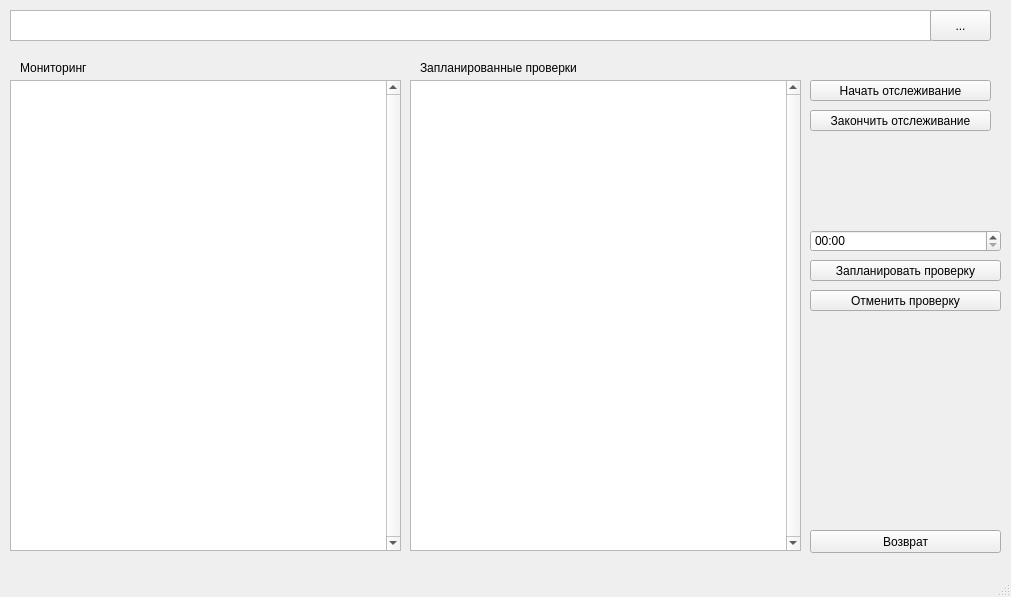
<?xml version="1.0" encoding="UTF-8"?>
<ui version="4.0">
 <class>MainWindow</class>
 <widget class="QMainWindow" name="MainWindow">
  <property name="geometry">
   <rect>
    <x>0</x>
    <y>0</y>
    <width>1011</width>
    <height>597</height>
   </rect>
  </property>
  <property name="windowTitle">
   <string>Клиент</string>
  </property>
  <widget class="QWidget" name="centralwidget">
   <widget class="QStackedWidget" name="stackedWidget">
    <property name="geometry">
     <rect>
      <x>0</x>
      <y>0</y>
      <width>1011</width>
      <height>581</height>
     </rect>
    </property>
    <property name="lineWidth">
     <number>0</number>
    </property>
    <property name="currentIndex">
     <number>2</number>
    </property>
    <widget class="QWidget" name="page">
     <widget class="QPushButton" name="bScan">
      <property name="geometry">
       <rect>
        <x>790</x>
        <y>130</y>
        <width>201</width>
        <height>23</height>
       </rect>
      </property>
      <property name="text">
       <string>Начать сканирование</string>
      </property>
     </widget>
     <widget class="QPushButton" name="bReport">
      <property name="geometry">
       <rect>
        <x>790</x>
        <y>190</y>
        <width>201</width>
        <height>23</height>
       </rect>
      </property>
      <property name="text">
       <string>Отчет</string>
      </property>
     </widget>
     <widget class="QPushButton" name="pScanMonit">
      <property name="geometry">
       <rect>
        <x>790</x>
        <y>220</y>
        <width>201</width>
        <height>23</height>
       </rect>
      </property>
      <property name="text">
       <string>яНеЗнаюСлова</string>
      </property>
     </widget>
     <widget class="QPushButton" name="bStop">
      <property name="geometry">
       <rect>
        <x>790</x>
        <y>160</y>
        <width>201</width>
        <height>23</height>
       </rect>
      </property>
      <property name="text">
       <string>Остановить сканирование</string>
      </property>
     </widget>
     <widget class="QRadioButton" name="rbDir">
      <property name="geometry">
       <rect>
        <x>790</x>
        <y>100</y>
        <width>201</width>
        <height>17</height>
       </rect>
      </property>
      <property name="text">
       <string>Выбор папки</string>
      </property>
      <property name="checked">
       <bool>false</bool>
      </property>
     </widget>
     <widget class="QRadioButton" name="rbFile">
      <property name="geometry">
       <rect>
        <x>790</x>
        <y>70</y>
        <width>201</width>
        <height>17</height>
       </rect>
      </property>
      <property name="text">
       <string>Выбор файла</string>
      </property>
      <property name="checked">
       <bool>true</bool>
      </property>
     </widget>
     <widget class="QPushButton" name="bChose">
      <property name="geometry">
       <rect>
        <x>930</x>
        <y>20</y>
        <width>61</width>
        <height>31</height>
       </rect>
      </property>
      <property name="text">
       <string>...</string>
      </property>
     </widget>
     <widget class="QTextEdit" name="textEdit">
      <property name="geometry">
       <rect>
        <x>10</x>
        <y>20</y>
        <width>921</width>
        <height>31</height>
       </rect>
      </property>
     </widget>
     <widget class="QTextBrowser" name="textBrowser">
      <property name="geometry">
       <rect>
        <x>10</x>
        <y>60</y>
        <width>771</width>
        <height>441</height>
       </rect>
      </property>
      <property name="verticalScrollBarPolicy">
       <enum>Qt::ScrollBarAlwaysOn</enum>
      </property>
     </widget>
     <widget class="QProgressBar" name="progressBar">
      <property name="geometry">
       <rect>
        <x>10</x>
        <y>520</y>
        <width>771</width>
        <height>23</height>
       </rect>
      </property>
      <property name="value">
       <number>0</number>
      </property>
     </widget>
     <widget class="QPushButton" name="bStartServ">
      <property name="geometry">
       <rect>
        <x>790</x>
        <y>530</y>
        <width>191</width>
        <height>21</height>
       </rect>
      </property>
      <property name="text">
       <string>Запустить сервис</string>
      </property>
     </widget>
     <widget class="QPushButton" name="bStopServ">
      <property name="geometry">
       <rect>
        <x>790</x>
        <y>500</y>
        <width>191</width>
        <height>21</height>
       </rect>
      </property>
      <property name="text">
       <string>Остановить сервис</string>
      </property>
     </widget>
    </widget>
    <widget class="QWidget" name="page_2">
     <widget class="QPushButton" name="bToQuar">
      <property name="geometry">
       <rect>
        <x>800</x>
        <y>20</y>
        <width>201</width>
        <height>23</height>
       </rect>
      </property>
      <property name="text">
       <string>Переместить в карантин</string>
      </property>
     </widget>
     <widget class="QPushButton" name="bReturnQuar">
      <property name="geometry">
       <rect>
        <x>800</x>
        <y>50</y>
        <width>201</width>
        <height>23</height>
       </rect>
      </property>
      <property name="text">
       <string>Вернуть из карантина</string>
      </property>
     </widget>
     <widget class="QPushButton" name="bDelete">
      <property name="geometry">
       <rect>
        <x>800</x>
        <y>80</y>
        <width>201</width>
        <height>23</height>
       </rect>
      </property>
      <property name="text">
       <string>Удалить</string>
      </property>
     </widget>
     <widget class="QPushButton" name="bBack">
      <property name="geometry">
       <rect>
        <x>800</x>
        <y>520</y>
        <width>201</width>
        <height>23</height>
       </rect>
      </property>
      <property name="text">
       <string>Возврат</string>
      </property>
     </widget>
     <widget class="QListWidget" name="lQuar">
      <property name="geometry">
       <rect>
        <x>410</x>
        <y>20</y>
        <width>371</width>
        <height>521</height>
       </rect>
      </property>
      <property name="verticalScrollBarPolicy">
       <enum>Qt::ScrollBarAlwaysOn</enum>
      </property>
     </widget>
     <widget class="QLabel" name="label">
      <property name="geometry">
       <rect>
        <x>30</x>
        <y>0</y>
        <width>351</width>
        <height>16</height>
       </rect>
      </property>
      <property name="text">
       <string>Обнаруженные угрозы</string>
      </property>
     </widget>
     <widget class="QLabel" name="label_2">
      <property name="geometry">
       <rect>
        <x>430</x>
        <y>0</y>
        <width>351</width>
        <height>16</height>
       </rect>
      </property>
      <property name="text">
       <string>Карантин</string>
      </property>
     </widget>
     <widget class="QListWidget" name="lDetec">
      <property name="geometry">
       <rect>
        <x>10</x>
        <y>20</y>
        <width>391</width>
        <height>521</height>
       </rect>
      </property>
      <property name="verticalScrollBarPolicy">
       <enum>Qt::ScrollBarAlwaysOn</enum>
      </property>
     </widget>
    </widget>
    <widget class="QWidget" name="page_3">
     <widget class="QPushButton" name="bBackSM">
      <property name="geometry">
       <rect>
        <x>810</x>
        <y>530</y>
        <width>191</width>
        <height>23</height>
       </rect>
      </property>
      <property name="text">
       <string>Возврат</string>
      </property>
     </widget>
     <widget class="QTextEdit" name="textEdit_2">
      <property name="geometry">
       <rect>
        <x>10</x>
        <y>10</y>
        <width>921</width>
        <height>31</height>
       </rect>
      </property>
     </widget>
     <widget class="QPushButton" name="bChose_2">
      <property name="geometry">
       <rect>
        <x>930</x>
        <y>10</y>
        <width>61</width>
        <height>31</height>
       </rect>
      </property>
      <property name="text">
       <string>...</string>
      </property>
     </widget>
     <widget class="QListWidget" name="lMonit">
      <property name="geometry">
       <rect>
        <x>10</x>
        <y>80</y>
        <width>391</width>
        <height>471</height>
       </rect>
      </property>
      <property name="verticalScrollBarPolicy">
       <enum>Qt::ScrollBarAlwaysOn</enum>
      </property>
     </widget>
     <widget class="QListWidget" name="lTime">
      <property name="geometry">
       <rect>
        <x>410</x>
        <y>80</y>
        <width>391</width>
        <height>471</height>
       </rect>
      </property>
      <property name="verticalScrollBarPolicy">
       <enum>Qt::ScrollBarAlwaysOn</enum>
      </property>
     </widget>
     <widget class="QPushButton" name="bMonit">
      <property name="geometry">
       <rect>
        <x>810</x>
        <y>80</y>
        <width>181</width>
        <height>21</height>
       </rect>
      </property>
      <property name="text">
       <string>Начать отслеживание</string>
      </property>
     </widget>
     <widget class="QPushButton" name="bMonitEnd">
      <property name="geometry">
       <rect>
        <x>810</x>
        <y>110</y>
        <width>181</width>
        <height>21</height>
       </rect>
      </property>
      <property name="text">
       <string>Закончить отслеживание</string>
      </property>
     </widget>
     <widget class="QPushButton" name="bTime">
      <property name="geometry">
       <rect>
        <x>810</x>
        <y>260</y>
        <width>191</width>
        <height>21</height>
       </rect>
      </property>
      <property name="text">
       <string>Запланировать проверку</string>
      </property>
     </widget>
     <widget class="QTimeEdit" name="timeEdit">
      <property name="geometry">
       <rect>
        <x>810</x>
        <y>230</y>
        <width>191</width>
        <height>22</height>
       </rect>
      </property>
      <property name="styleSheet">
       <string notr="true"/>
      </property>
      <property name="maximumTime">
       <time>
        <hour>23</hour>
        <minute>59</minute>
        <second>59</second>
       </time>
      </property>
      <property name="displayFormat">
       <string>HH:mm</string>
      </property>
      <property name="timeSpec">
       <enum>Qt::LocalTime</enum>
      </property>
     </widget>
     <widget class="QPushButton" name="pushButton">
      <property name="geometry">
       <rect>
        <x>810</x>
        <y>290</y>
        <width>191</width>
        <height>21</height>
       </rect>
      </property>
      <property name="text">
       <string>Отменить проверку</string>
      </property>
     </widget>
     <widget class="QLabel" name="label_3">
      <property name="geometry">
       <rect>
        <x>20</x>
        <y>60</y>
        <width>351</width>
        <height>16</height>
       </rect>
      </property>
      <property name="text">
       <string>Мониторинг</string>
      </property>
     </widget>
     <widget class="QLabel" name="label_4">
      <property name="geometry">
       <rect>
        <x>420</x>
        <y>60</y>
        <width>351</width>
        <height>16</height>
       </rect>
      </property>
      <property name="text">
       <string>Запланированные проверки</string>
      </property>
     </widget>
    </widget>
   </widget>
  </widget>
  <widget class="QMenuBar" name="menubar">
   <property name="geometry">
    <rect>
     <x>0</x>
     <y>0</y>
     <width>1011</width>
     <height>20</height>
    </rect>
   </property>
  </widget>
  <widget class="QStatusBar" name="statusbar"/>
 </widget>
 <resources/>
 <connections/>
</ui>
